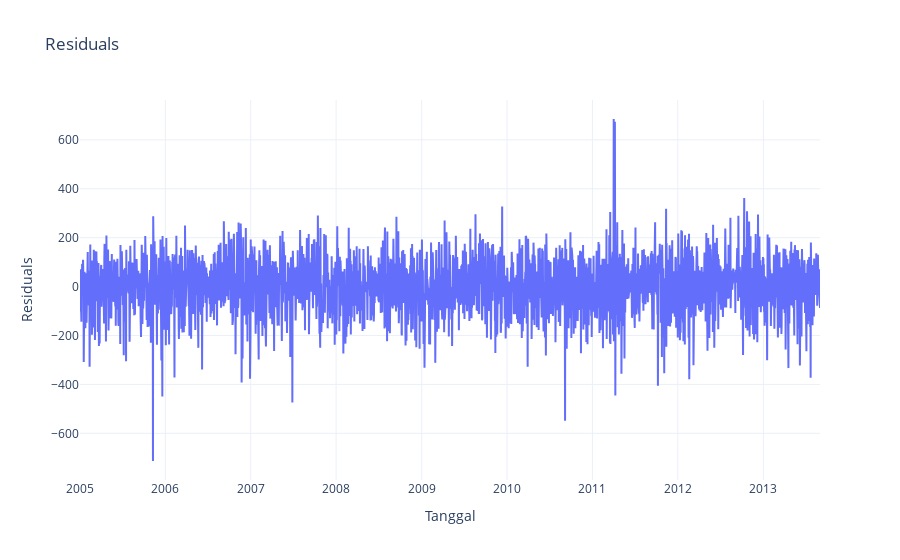

Source (notebook cell):
### Markdown cell above
## Metode Ljung-Box

### Code cell
residuals = pd.DataFrame(model_fit.resid, columns=['Residuals'])
fig = go.Figure()

fig.add_trace(go.Scatter(
    x=df['Tanggal'], 
    y=residuals['Residuals'],
    mode='lines',
    name='Residuals'
))

fig.update_layout(   
    title='Residuals',
    xaxis_title='Tanggal',
    yaxis_title='Residuals',
    template='plotly_white'
)

### Figure 1 — Plotly figure (JSON) as saved in the notebook; plotly's stock layout.template omitted (floating-point values rounded to 4 significant figures; data arrays with more than 128 entries replaced by an {"elided": "..."} marker saying what was removed)
{"data": [{"mode": "lines", "name": "Residuals", "type": "scatter", "x": {"elided": "3165 str values"}, "y": {"elided": "3165 float values"}}], "layout": {"title": {"text": "Residuals"}, "xaxis": {"title": {"text": "Tanggal"}}, "yaxis": {"title": {"text": "Residuals"}}}}
